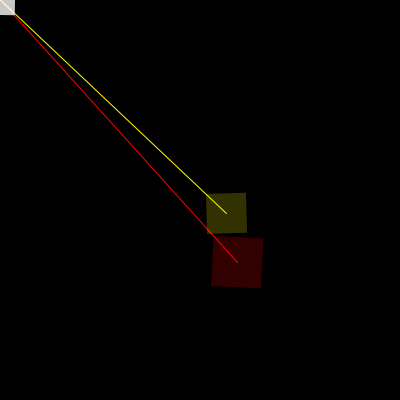
Frame 1 (no input)
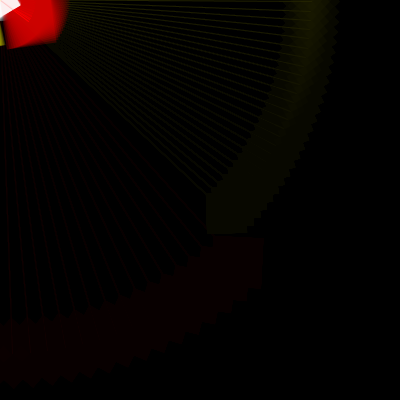
Frame 60 (the mouse pressed at the canvas centre just before this capture)
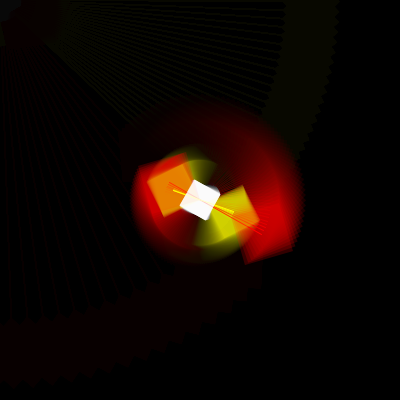
Frame 120 (the mouse held since frame 60 and released just before this capture)

The Processing sketch that drew these frames (run headless with seeded random() and noise(); from frame 60 on, the mouse is pressed at the canvas centre):

// Processing sketch: processing_64739
// ── processing_64739.pde

void setup()
{
size(400, 400);
noStroke();
background(0);
rectMode(CENTER);
}
//angulos de rotacion para cada cuadrado - rojo, amarillo, blanco
float angulo = 0.0;
float angulo2 = 0.0;
float angulo3 = 0.0;

void draw()
{
  fill(0, 15);
  rect(width/2, height/2, width, height);//para que de transparencia

  pushMatrix();
    angulo = angulo + 0.05;
    translate(mouseX,mouseY);//que siga al mouse
    rotate(angulo);
    fill(255, 0, 0, 50);
    noStroke();
    rect(-25, -25, 50, 50);//sigue al mouse
    rect(width + (-mouseX - 150), height + (-mouseY - 150), 50, 50);// gira alrededor
    stroke(255, 0, 0);
    line(-25, -25, width + (-mouseX - 150), height + (-mouseY - 150)); //une los 2 cuadrados
  popMatrix();

  pushMatrix();
    angulo3 = angulo3 - 0.03;
    translate(mouseX,mouseY);
    rotate(angulo3);
    fill(255, 255, 0, 50);
    noStroke();
    rect(-25, -25, 40, 40);
    rect(width + (-mouseX - 180), height + (-mouseY - 180), 40, 40);
    stroke(255, 255, 0);
    line(-25, -25, width + (-mouseX - 180), height + (-mouseY - 180)); 
  popMatrix();


  pushMatrix();
    angulo2 = angulo2 + 0.0175;
    translate(mouseX, mouseY);
    rotate(angulo2);
    fill(255, 200);
    noStroke();
    rect(0, 0, 30, 30);
  popMatrix();

}
